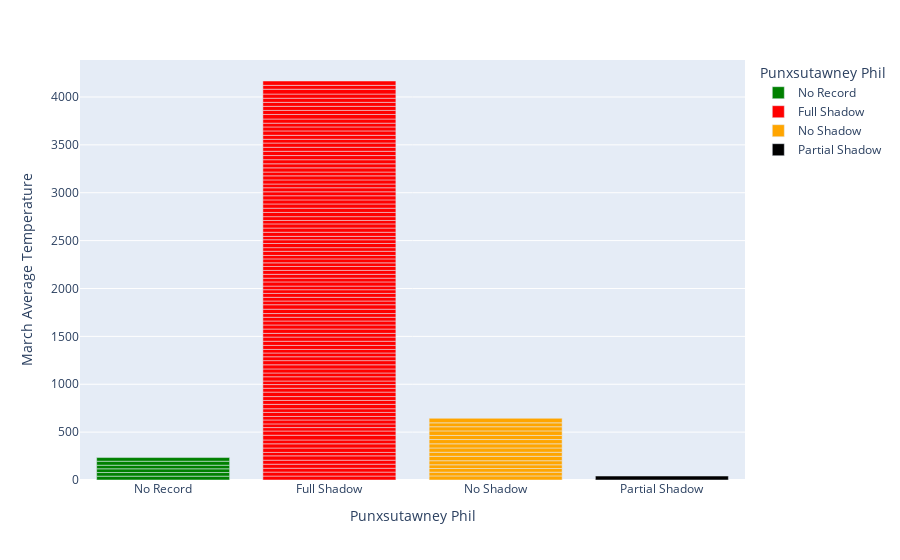

The notebook cell saved with this chart:
### Code cell
fig1 = px.bar(data,x = 'Punxsutawney Phil', y = 'March Average Temperature', color="Punxsutawney Phil",
     color_discrete_map = {"No Record": "green",
                           "Full Shadow": "red",
                           "No Shadow": "orange",
                           "Partial Shadow": "black"}, category_orders = {'Year': sorted(data['Year'].unique())})

fig1.show()

### Figure 1 — Plotly figure (JSON) as saved in the notebook; plotly's stock layout.template omitted (floating-point values rounded to 4 significant figures)
{"data": [{"alignmentgroup": "True", "hovertemplate": "Punxsutawney Phil=%{x}<br>March Average Temperature=%{y}<extra></extra>", "legendgroup": "No Record", "marker": {"color": "green", "pattern": {"shape": ""}}, "name": "No Record", "offsetgroup": "No Record", "orientation": "v", "showlegend": true, "textposition": "auto", "type": "bar", "x": ["No Record", "No Record", "No Record", "No Record", "No Record", "No Record"], "xaxis": "x", "y": [39.97, 38.03, 38.79, 37.63, 41.58, 38.5], "yaxis": "y"}, {"alignmentgroup": "True", "hovertemplate": "Punxsutawney Phil=%{x}<br>March Average Temperature=%{y}<extra></extra>", "legendgroup": "Full Shadow", "marker": {"color": "red", "pattern": {"shape": ""}}, "name": "Full Shadow", "offsetgroup": "Full Shadow", "orientation": "v", "showlegend": true, "textposition": "auto", "type": "bar", "x": ["Full Shadow", "Full Shadow", "Full Shadow", "Full Shadow", "Full Shadow", "Full Shadow", "Full Shadow", "Full Shadow", "Full Shadow", "Full Shadow", "Full Shadow", "Full Shadow", "Full Shadow", "Full Shadow", "Full Shadow", "Full Shadow", "Full Shadow", "Full Shadow", "Full Shadow", "Full Shadow", "Full Shadow", "Full Shadow", "Full Shadow", "Full Shadow", "Full Shadow", "Full Shadow", "Full Shadow", "Full Shadow", "Full Shadow", "Full Shadow", "Full Shadow", "Full Shadow", "Full Shadow", "Full Shadow", "Full Shadow", "Full Shadow", "Full Shadow", "Full Shadow", "Full Shadow", "Full Shadow", "Full Shadow", "Full Shadow", "Full Shadow", "Full Shadow", "Full Shadow", "Full Shadow", "Full Shadow", "Full Shadow", "Full Shadow", "Full Shadow", "Full Shadow", "Full Shadow", "Full Shadow", "Full Shadow", "Full Shadow", "Full Shadow", "Full Shadow", "Full Shadow", "Full Shadow", "Full Shadow", "Full Shadow", "Full Shadow", "Full Shadow", "Full Shadow", "Full Shadow", "Full Shadow", "Full Shadow", "Full Shadow", "Full Shadow", "Full Shadow", "Full Shadow", "Full Shadow", "Full Shadow", "Full Shadow", "Full Shadow", "Full Shadow", "Full Shadow", "Full Shadow", "Full Shadow", "Full Shadow", "Full Shadow", "Full Shadow", "Full Shadow", "Full Shadow", "Full Shadow", "Full Shadow", "Full Shadow", "Full Shadow", "Full Shadow", "Full Shadow", "Full Shadow", "Full Shadow", "Full Shadow", "Full Shadow", "Full Shadow", "Full Shadow", "Full Shadow", "Full Shadow", "Full Shadow", "Full Shadow"], "xaxis": "x", "y": [41.05, 41.27, 40.71, 42.21, 41.76, 45.12, 36.1, 45.7, 43.92, 40.35, 49.44, 44.02, 35.76, 38.71, 40.75, 36.95, 42.15, 38.35, 45.75, 40.89, 40.28, 46.63, 40.42, 38.3, 37.18, 44.24, 39.65, 42.26, 43.12, 43.56, 40.41, 39.42, 37.36, 41.83, 43.61, 43.43, 38.84, 45.01, 42.51, 41.52, 39.2, 38.5, 45.54, 46.78, 38.75, 38.71, 40.77, 38.55, 37.69, 43.75, 39.25, 40.06, 40.75, 41.27, 37.67, 41.45, 35.91, 43.47, 37.9, 43.72, 38.82, 35.44, 43, 43.63, 43.56, 36.03, 39.65, 44.04, 44.29, 44.38, 42.31, 43.18, 41.31, 42.06, 39.36, 42.85, 42.03, 40.08, 43.48, 42.57, 42.67, 43.32, 44.71, 41.79, 44.51, 39.02, 41.34, 46.04, 41.49, 39.54, 43.3, 47.41, 42.31, 42.62, 41.86, 42.87, 43.57, 50.41, 40.51, 45.39], "yaxis": "y"}, {"alignmentgroup": "True", "hovertemplate": "Punxsutawney Phil=%{x}<br>March Average Temperature=%{y}<extra></extra>", "legendgroup": "No Shadow", "marker": {"color": "orange", "pattern": {"shape": ""}}, "name": "No Shadow", "offsetgroup": "No Shadow", "orientation": "v", "showlegend": true, "textposition": "auto", "type": "bar", "x": ["No Shadow", "No Shadow", "No Shadow", "No Shadow", "No Shadow", "No Shadow", "No Shadow", "No Shadow", "No Shadow", "No Shadow", "No Shadow", "No Shadow", "No Shadow", "No Shadow", "No Shadow"], "xaxis": "x", "y": [42.78, 38.84, 38.5, 38.7, 42.4, 46.18, 42.4, 44.74, 43.34, 44.67, 42.8, 47.66, 43.07, 40.91, 47.5], "yaxis": "y"}, {"alignmentgroup": "True", "hovertemplate": "Punxsutawney Phil=%{x}<br>March Average Temperature=%{y}<extra></extra>", "legendgroup": "Partial Shadow", "marker": {"color": "black", "pattern": {"shape": ""}}, "name": "Partial Shadow", "offsetgroup": "Partial Shadow", "orientation": "v", "showlegend": true, "textposition": "auto", "type": "bar", "x": ["Partial Shadow"], "xaxis": "x", "y": [41.31], "yaxis": "y"}], "layout": {"autosize": true, "barmode": "relative", "dragmode": "zoom", "legend": {"title": {"text": "Punxsutawney Phil"}, "tracegroupgap": 0}, "margin": {"t": 60}, "xaxis": {"anchor": "y", "autorange": true, "categoryarray": ["No Record", "Full Shadow", "No Shadow", "Partial Shadow"], "categoryorder": "array", "domain": [0, 1], "range": [-0.5, 3.5], "title": {"text": "Punxsutawney Phil"}, "type": "category"}, "yaxis": {"anchor": "x", "autorange": true, "domain": [0, 1], "range": [0, 4386.0], "title": {"text": "March Average Temperature"}, "type": "linear"}}}
